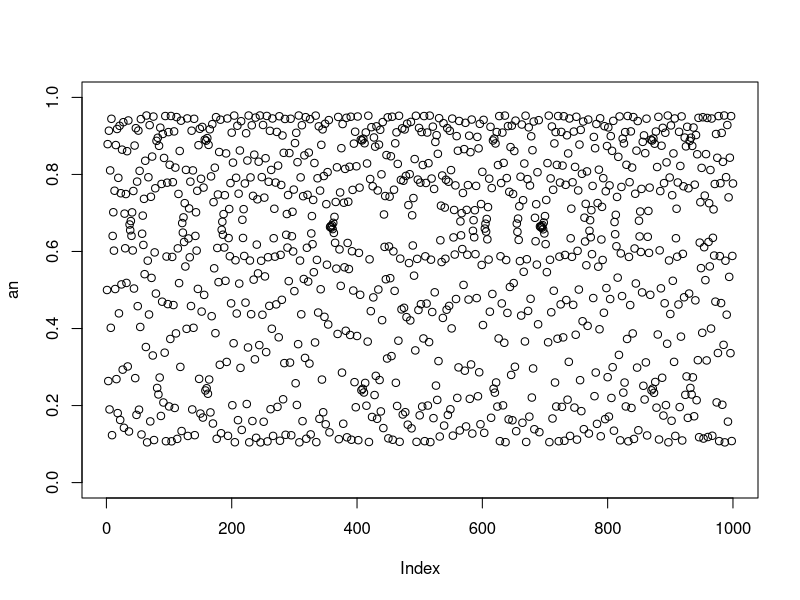
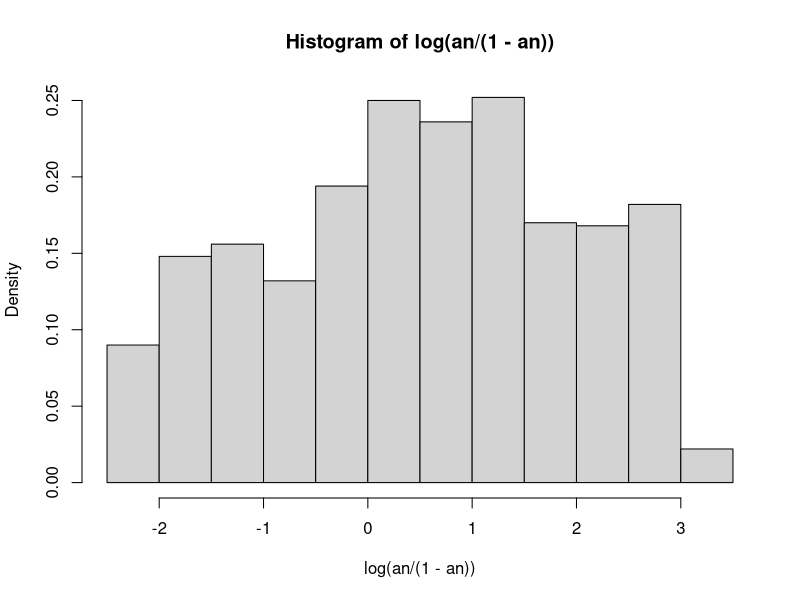
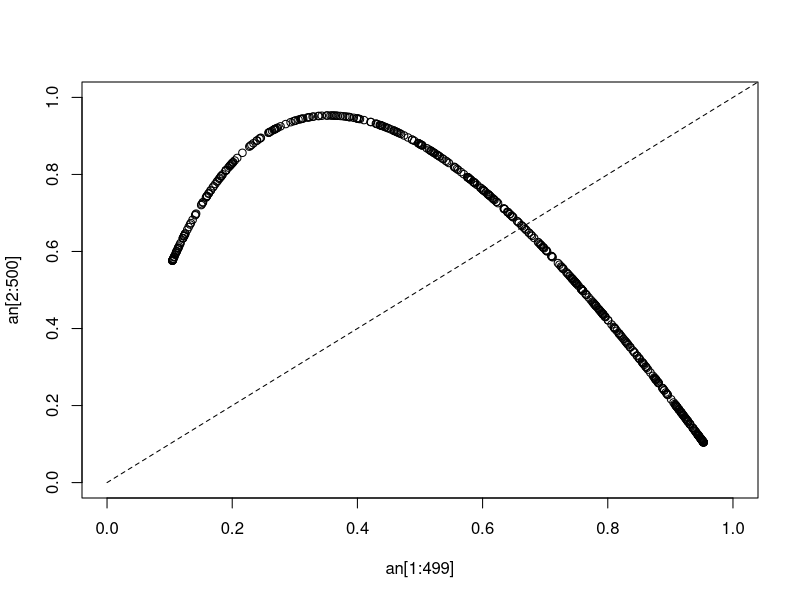
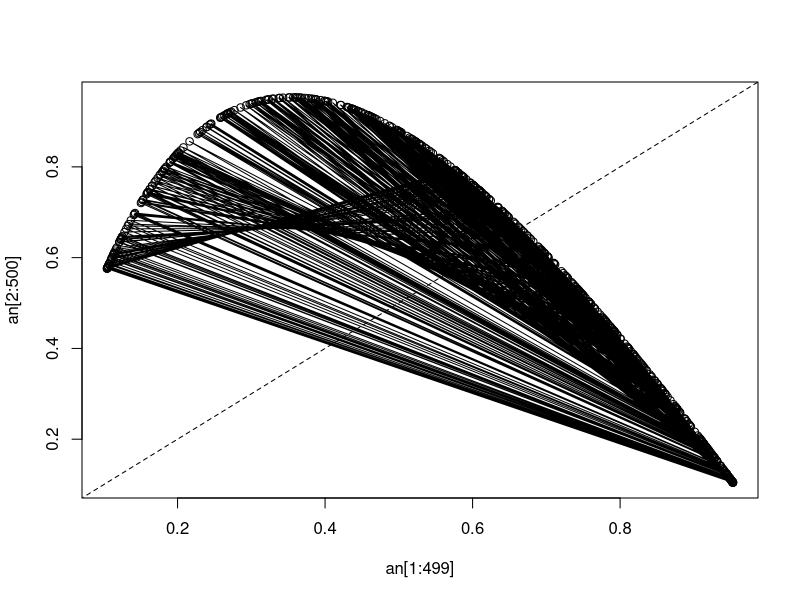
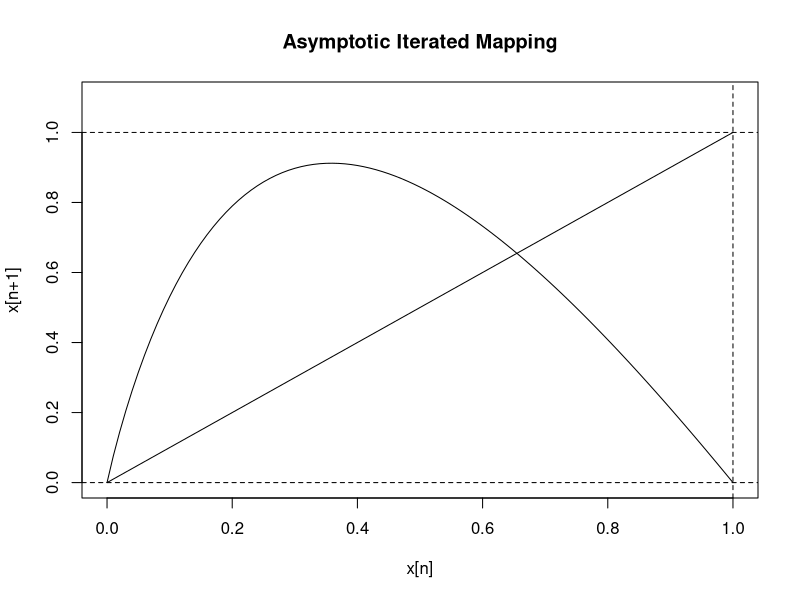
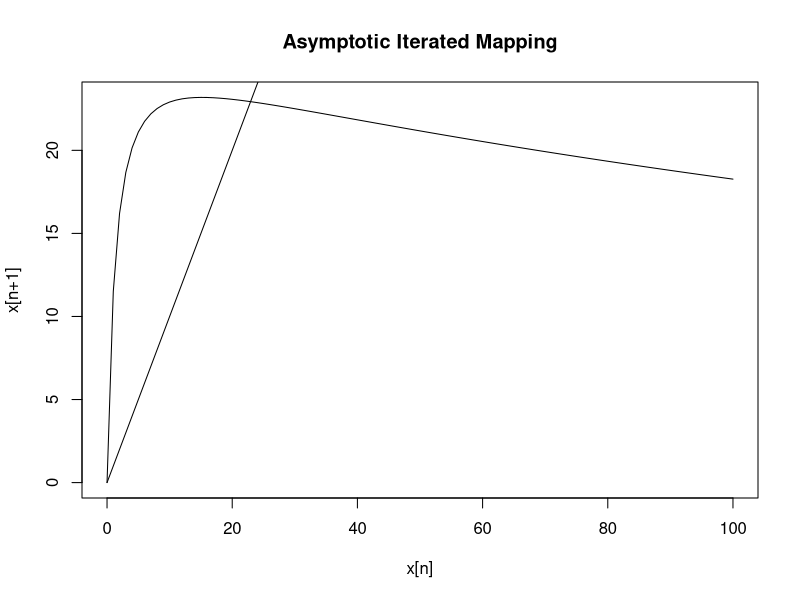
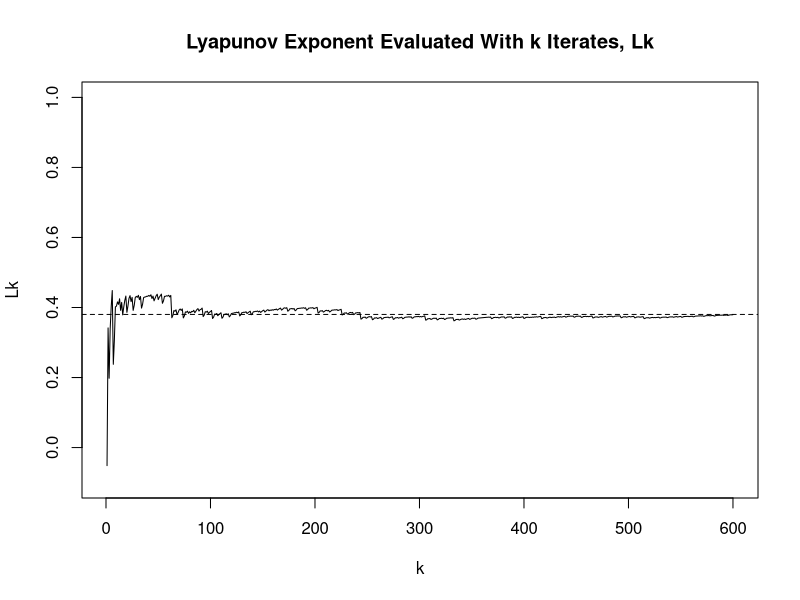
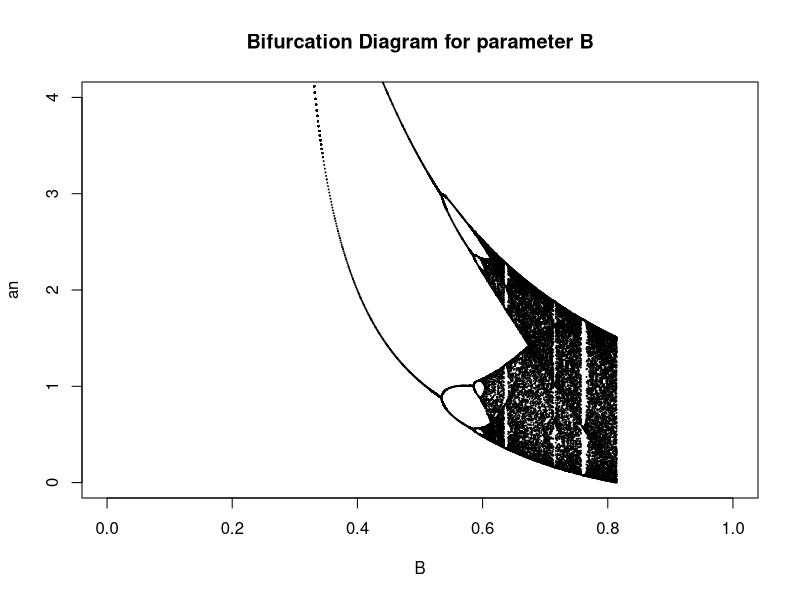

Generate these figures, in order, with R:
an = rep(.5,1000)
gn = function(x,A,C,g){
  A*x*(1-C*x^g)/(1+x)
}
A = 9
C = 1
g = .5
for(i in 1:999){
  an[i+1] = gn(an[i],A,C,g)#fn(an[i],A,B,s,p)
}
plot(an,ylim=c(0,1))

hist(log(an/(1-an)),breaks=10,freq=F)

plot(an[1:499],an[2:500],xlim=c(0,1),ylim=c(0,1))
lines(0:10,0:10,lty=2)
plot(an[1:499],an[2:500],type="l")
lines(0:10,0:10,lty=2)
points(an[1:499],an[2:500])

x = seq(0,1,.01)
plot(x,8.5*x*(1-(.95*x+x^.5)/(1+.95*x)),type="l",xlim=c(0,1),ylim=c(0,1.1),xlab="x[n]",ylab="x[n+1]",main="Asymptotic Iterated Mapping")
lines(x,x)
abline(h=1,lty=2)
abline(v=1,lty=2)
abline(h=0,lty=2)

xy = seq(0,100,1)
plot(xy,20*xy*(1-(.65*xy+.05*xy^.45)/(1+.65*xy)),type="l",xlab="x[n]",ylab="x[n+1]",main="Asymptotic Iterated Mapping")
lines(xy,xy)

### calculate lyapunov exponent
fp = function(x,A,B,s,p){
  A*(1-B*s*x^(p-1))/(1+B*x) + A*x*(((1+B*x)*(1-p)*B*s*x^(p-2) - (1-B*s*x^(p-1))*B)/(1+B*x)^2)
}

gp = function(x,A,C,g){
  A*(1-C*x^g)/(1+x) + A*x*((1+x)*(-g)*C*x^(g-1) - (1-C*x^g))/(1+x)^2
}

n = length(an)
#L = sum(log(abs(fp(an,A,B,s,p))))/(n+1)
L = sum(log(abs(gp(an,A,C,g))))/(n+1)
## lyapunov exponent approx .1714409 - Positive value implies chaotic trajectory
k = 1:600
Lk = 0*k
for(i in 1:600){
  #Lk[i] = sum(log(abs(fp(an[1:i],A,B,s,p))))/i
  Lk[i] = sum(log(abs(gp(an[1:i],A,C,g))))/i
}
plot(k,Lk,type="l",ylim=c(-.1,1),xlab="k",ylab="Lk",main="Lyapunov Exponent Evaluated With k Iterates, Lk")
abline(h=L,lty=2)

### bifurcation diagram with bifurcation parameter B
A = 10
B = .5
s = 1
p = 1.5
fn = function(x,A,B,s,p){
  A*x*(1-B*s*x^(p-1))/(1+B*x)
}
Bi = seq(.001,1,.001)
x0 = .05
for(i in 1:length(Bi)){
  xj = rep(0,400)
  xj[1] = x0
  for(j in 1:399){
    xj[j+1] = fn(xj[j],A,Bi[i],s,p)
  }
  if(i==1){
    plot(rep(Bi[i],length(unique(xj[300:400]))),unique(xj[300:400]),xlim=c(0,1),ylim=c(0,4),type="p",main="Bifurcation Diagram for parameter B",xlab="B",ylab="an")
  }
  if(i>1){
    points(rep(Bi[i],length(unique(xj[300:400]))),unique(xj[300:400]),cex=.1)
  }
}


C = 1
g = .5
gn = function(x,A,C,g){
  A*x*(1-C*x^g)/(1+x)
}
Ai = seq(8,9,.001)
x0 = .05
for(i in 1:length(Ai)){
  xj = rep(0,300)
  xj[1] = x0
  for(j in 1:299){
    xj[j+1] = gn(xj[j],Ai[i],C,g)
  }
  if(i==1){
    plot(rep(Ai[i],length(unique(xj[200:300]))),unique(xj[200:300]),xlim=c(8,9),ylim=c(0,1),type="p",main="Bifurcation Diagram for parameter A",xlab="A",ylab="an")
  }
  if(i>1){
    points(rep(Ai[i],length(unique(xj[200:300]))),unique(xj[200:300]),cex=.1)
  }
}
abline(h=c(0,1),v=1,lty=2)
